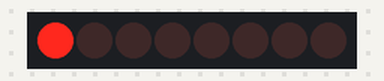
Recording of a sketch running on a simulated Arduino Uno, built with avr-gcc and run on an emulated ATmega328P. Parts: 8 shift-register outputs drawn as a row of LEDs (first output left, lit = HIGH). Wiring (inferred from the names in the program): shift register (74HC595): data pin 12; shift clock pin 11; latch pin 10. Wiring (inferred from the signals the program sends): row of LEDs: on Q0, Q1, Q2, Q3, Q4, Q5, Q6, Q7.

Above: at 0.45 s.
At 5.25 s:
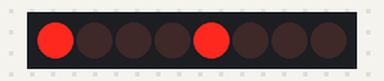
At 10.05 s:
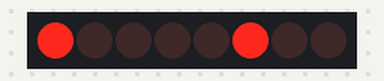
At 19.95 s:
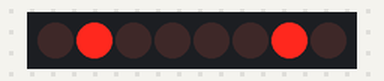
At 29.86 s:
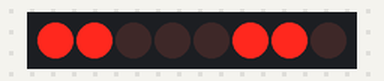
At 39.76 s:
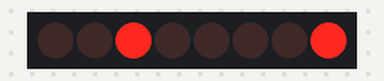
Timing chart, 0 to 40.0 s (numbered marks = the images above):
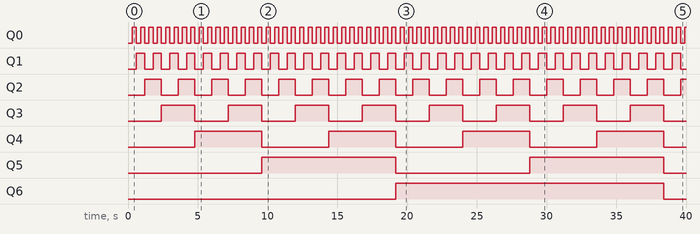

The sketch:

shift_rigester.ino
```cpp
int latch = 10;
int clk = 11;
int data = 12;


void setup()
{
  pinMode(latch, OUTPUT);
  pinMode(clk, OUTPUT);
  pinMode(data, OUTPUT);

}

void loop()
{
  for (int i=0; i<256; i++)
  {
    digitalWrite(latch, LOW);
    shiftOut(data, clk, MSBFIRST, i);
    digitalWrite(latch, HIGH);
    delay(300);
  }

}
```

Measured:
- by itself, Q0: alternates HIGH for 0.30 s and LOW for 0.30 s
- by itself, Q1: alternates HIGH for 0.60 s and LOW for 0.60 s
- by itself, Q2: alternates HIGH for 1.2 s and LOW for 1.2 s
- by itself, Q3: alternates HIGH for 2.4 s and LOW for 2.4 s
- by itself, Q4: alternates HIGH for 4.8 s and LOW for 4.8 s
- by itself, Q5: alternates HIGH for 9.6 s and LOW for 9.6 s
- by itself, Q6: LOW → HIGH at 19.2 s, → LOW 19.2 s later
